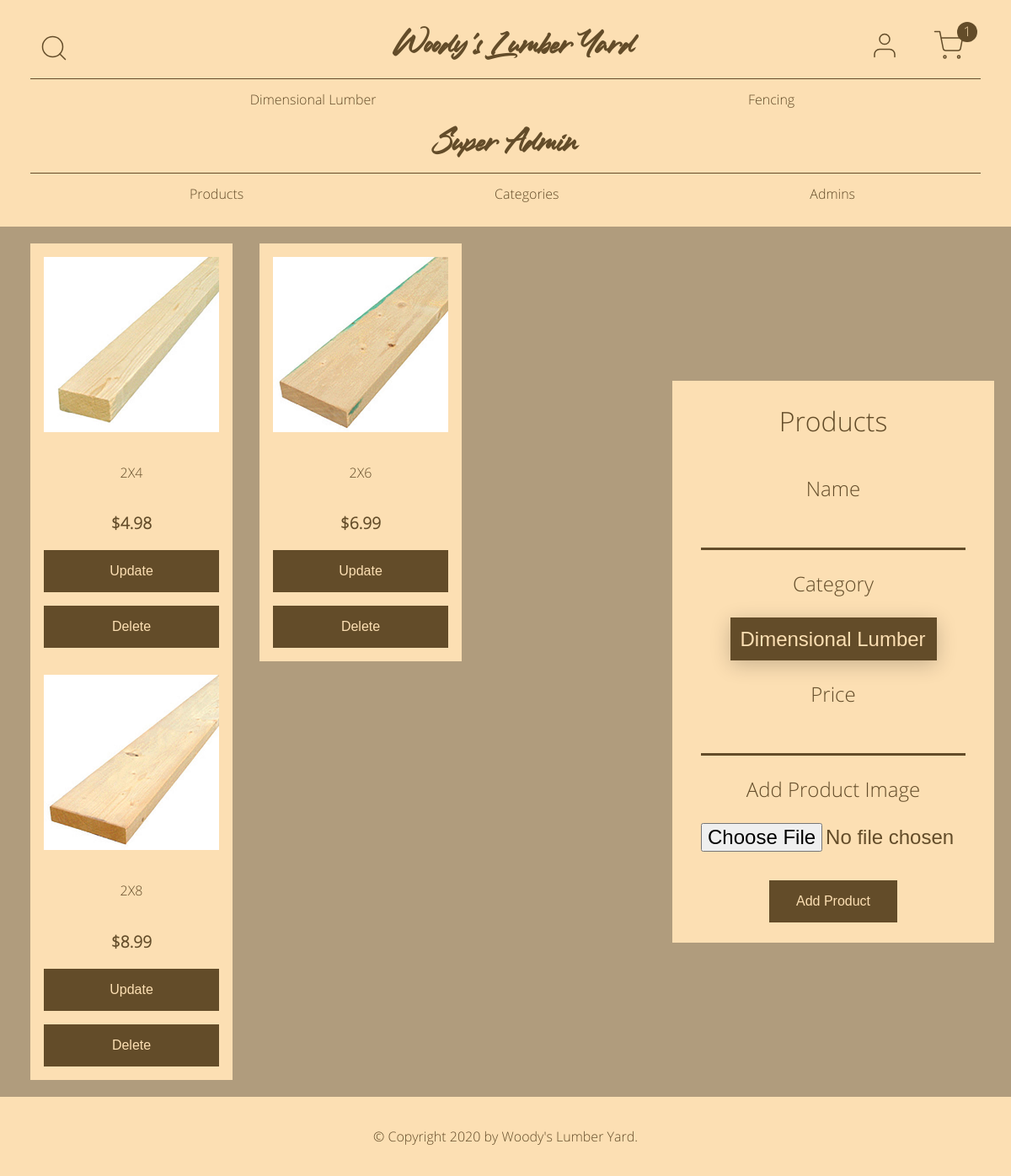
Page /admin/products (signed in) on the earlier database version.
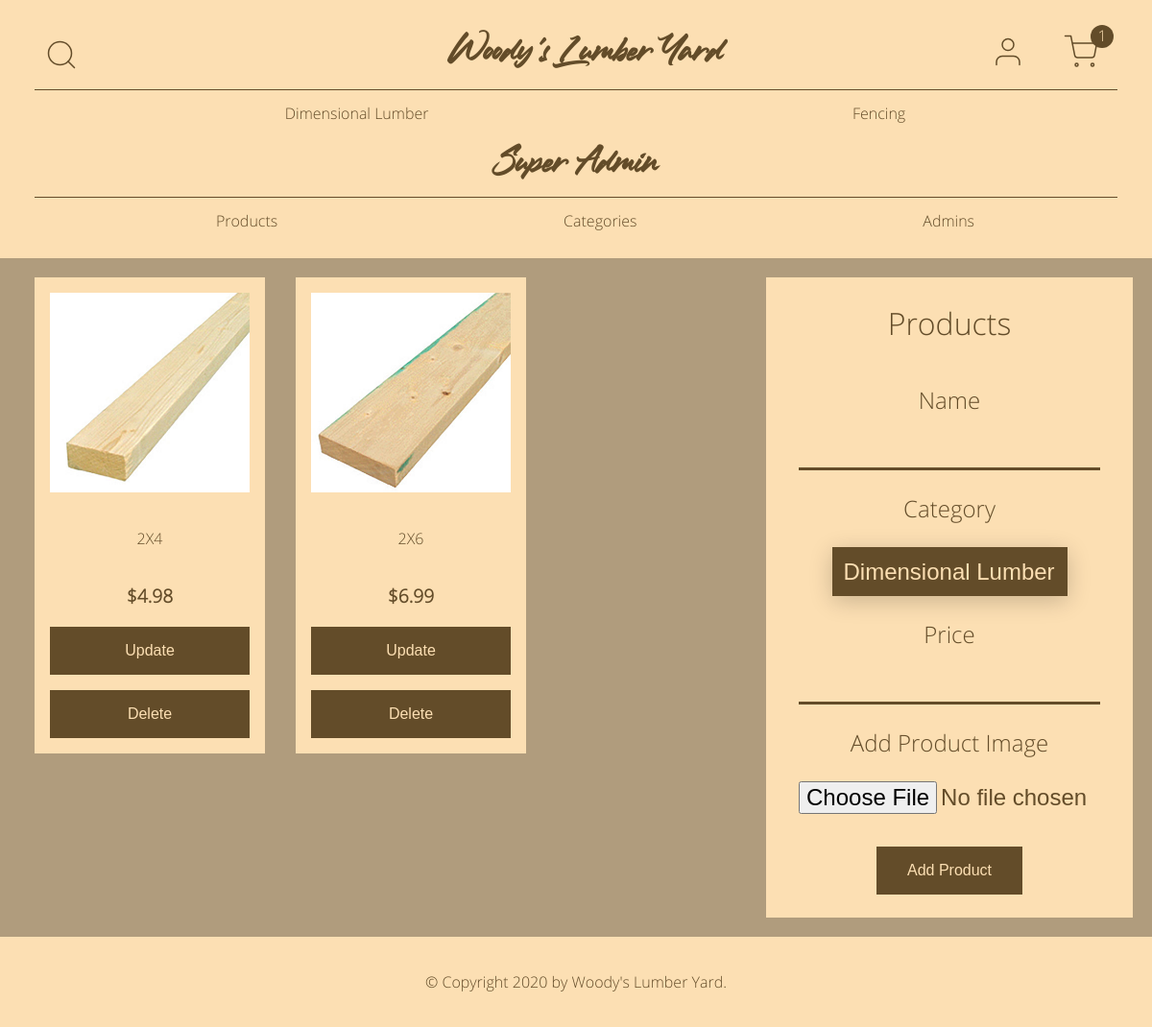
Same page on the later database version.
### online_store/models.py (models this page shows, shortened)
class Category(db.Model):
    id = db.Column(db.Integer, primary_key=True)
    name = db.Column(db.String(20), nullable=False)
    link = db.Column(db.String(20), nullable=True)
    products = db.relationship("Product", backref="category", lazy=True)
    date_created = db.Column(db.DateTime, default=datetime.utcnow)
    created_by_id = db.Column(db.Integer, db.ForeignKey("user.id"))
    def __str__(self):
        return self.name

class Product(db.Model):
    id = db.Column(db.Integer, primary_key=True)
    name = db.Column(db.String(100), nullable=False)
    category_id = db.Column(db.Integer, db.ForeignKey("category.id"))
    price = db.Column(db.Float, nullable=False)
    image = db.Column(db.String(40), nullable=False)
    date_created = db.Column(db.DateTime, default=datetime.utcnow)
    created_by_id = db.Column(db.Integer, db.ForeignKey("user.id"))

### online_store/admin/routes.py (the view, shortened to what this page needs)
@admin.route("/admin/products", methods=["GET", "POST"])
@login_required
@admin_required
def show_products():
    categories = Category.query.all()
    products = Product.query.order_by(Product.date_created).all()
    form = AddProductForm()
    context = {
        "title": "Products",
        "form": form,
        "categories": categories,
        "products": products,
    }
    return render_template("admin/products.html", **context)

### online_store/admin/forms.py
class AddProductForm(FlaskForm):
    name = StringField(
        "Name", validators=[DataRequired(), Length(min=2, max=100)]
    )
    category = QuerySelectField(
        "Category",
        query_factory=lambda: Category.query,
        allow_blank=False,
        validators=[DataRequired()],
    )
    price = DecimalField("Price", validators=[DataRequired()])
    image = FileField(
        "Add Product Image", validators=[FileAllowed(["jpg", "png"])]
    )
    submit = SubmitField("Add Product")

### online_store/admin/utils.py (called while the page is built)
def admin_required(func):
    @wraps(func)
    def wrapper(*args, **kwargs):
        if current_user.is_admin:
            return func(*args, **kwargs)
        else:
            return login_manager.unauthorized()
    return wrapper

### online_store/models.py (called while the page is built)
@login_manager.user_loader
def load_user(user_id):
    return User.query.get(int(user_id))

### online_store/templates/admin/products.html (shortened to what this page needs)
{% extends "admin/base.html" %}
{% block head %}
{{ super() }}
{% endblock %}
{% block content %}
<div class="products">
  <div class="product-grid">
    {% for product in products %}
    <div class="product-item">
      <p>
        <a href="/products/{{ product.id }}">
          <img src="{{ url_for('static', filename='product-images/' + product.image) }}" alt="{{ product.name }}">
        </a>
      </p>
      <p>
        <a href="/products/{{ product.id }}">{{ product.name }}</a>
      </p>
      <p class="price">${{ product.price }}</p>
      <form class="product-form" action="{{ url_for('admin.update_product', product_id=product.id) }}" method="POST">
        <input type="submit" value="Update">
      </form>
      <button type="button" onclick="deleteProduct({{ product.id }})">Delete</button>
    </div>
    {% endfor %}
  </div>
  <form class="full-form" method="POST" enctype="multipart/form-data">
    <fieldset>
      <legend>{{ title }}</legend>
      {{ form.name.label }}
      {% if form.name.errors %}
        {{ form.name(class="is-invalid") }}
        <div class="invalid-feedback">
          {% for error in form.name.errors %}
            {{ error }}
          {% endfor %}
        </div>
      {% else %}
        {{ form.name }}
      {% endif %}
      {{ form.category.label }}
      {% if form.category.errors %}
        {{ form.category(class="is-invalid") }}
        <div class="invalid-feedback">
          {% for error in form.category.errors %}
            {{ error }}
          {% endfor %}
        </div>
      {% else %}
        {{ form.category }}
      {% endif %}
      {{ form.price.label }}
      {% if form.price.errors %}
        {{ form.price(class="is-invalid") }}
        <div class="invalid-feedback">
          {% for error in form.price.errors %}
            {{ error }}
          {% endfor %}
        </div>
      {% else %}
        {{ form.price }}
      {% endif %}
      {{ form.image.label(class_="filelabel") }}
      {{ form.image(class_="inputfile") }}
    </fieldset>
    <div>
      {{ form.submit }}
    </div>
  </form>
</div>
{% endblock %}

### online_store/templates/admin/base.html (shortened to what this page needs)
{% extends "base.html" %}
{% block nav %}
<h1>
  {% if current_user.is_superadmin %}
  Super Admin
  {% else %}
  Admin
  {% endif %}
</h1>
<nav>
  <ul>
    <li><a href="{{ url_for('admin.show_products') }}">Products</a></li>
    <li><a href="{{ url_for('admin.show_categories') }}">Categories</a></li>
    {% if current_user.is_superadmin %}
    <li><a href="{{ url_for('admin.show_admins') }}">Admins</a></li>
    {% endif %}
  </ul>
</nav>
{% endblock %}

### online_store/templates/base.html (shortened to what this page needs)
<!DOCTYPE html>
<html lang="en">
<head>
  {% block head %}
  <link rel="stylesheet" type="text/css" href="{{ url_for('static', filename='css/main.css') }}">
  {% endblock %}
</head>
<body>
  <header>
    <div class="top-row">
      <div class="search">
        <img class="search-btn" src="/static/assets/search.svg" alt="Search Button">
      </div>
      {% if current_user.is_superadmin or current_user.is_admin %}
      <h1><a href="{{ url_for('admin.home') }}">Woody's Lumber Yard</a></h1>
      {% else %}
      <h1><a href="{{ url_for('main.home') }}">Woody's Lumber Yard</a></h1>
      {% endif %}
      <div class="user-icons">
        <a href="{{ url_for('users.account') }}">
          <img src="{{ url_for('static', filename='assets/user.svg') }}" alt="My Account">
        </a>
        <a href="{{ url_for('main.cart') }}">
          <img class="cart" src="{{ url_for('static', filename='assets/shopping-cart.svg') }}" alt="Shopping Cart">
          <div class="circle">1</div>
        </a>
      </div>
    </div>
    {% if categories %}
    <nav>
      <ul>
        {% for category in categories %}
        <li><a href="/category/{{ category.link }}">{{ category.name }}</a></li>
        {% endfor %}
      </ul>
    </nav>
    {% endif %}
    {% block nav %}{% endblock %}
  </header>
  <main>
    {% block content %}{% endblock %}
  </main>
  <footer>
    <p>&copy; Copyright 2020 by <a href="/">Woody's Lumber Yard</a>.</p>
  </footer>
</body>
</html>

Differences in the rows shown:
removed Product: image (picture), name "2X8", price "8.99"
